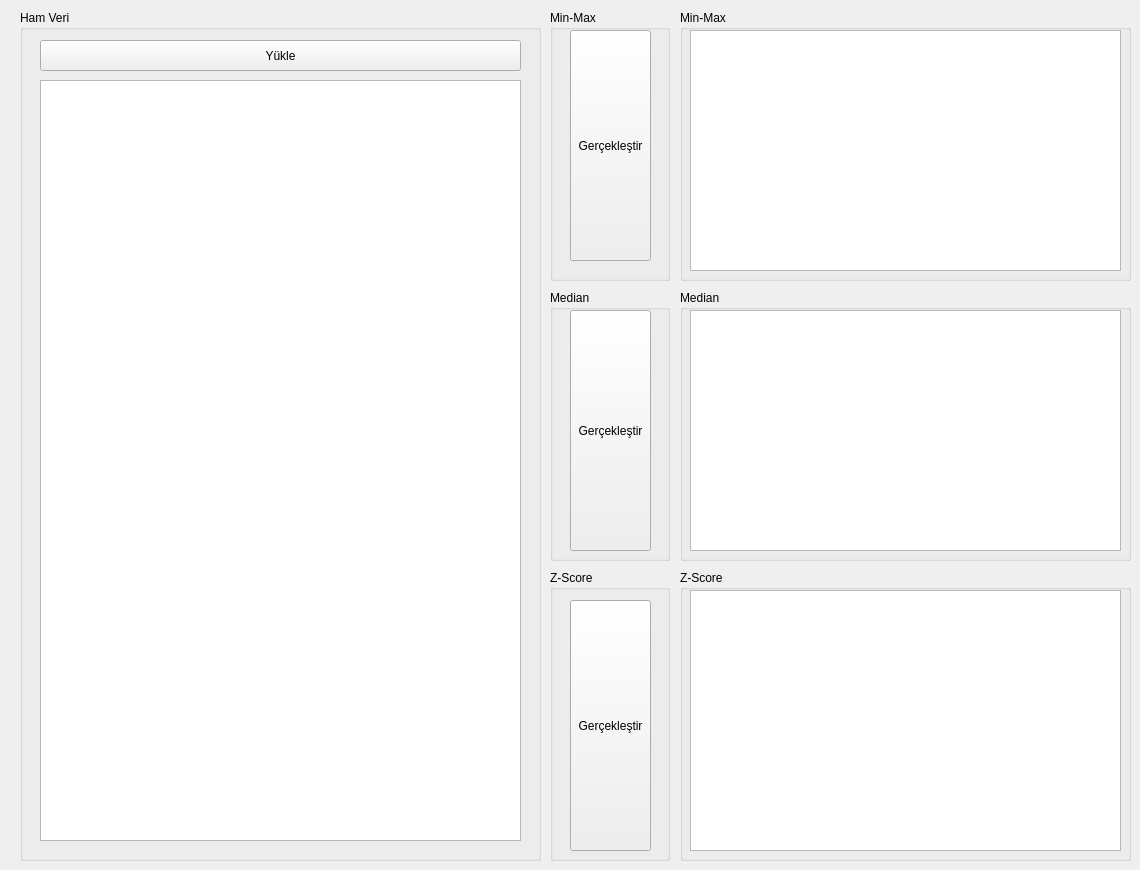
   <widget class="QWidget" name="tab_8">
    <attribute name="title">
     <string>NORMALİZASYON</string>
    </attribute>
    <widget class="QGroupBox" name="groupBox_22">
     <property name="geometry">
      <rect>
       <x>20</x>
       <y>10</y>
       <width>521</width>
       <height>851</height>
      </rect>
     </property>
     <property name="title">
      <string>Ham Veri</string>
     </property>
     <widget class="QTableWidget" name="twNormalizasyonVeriYukle">
      <property name="geometry">
       <rect>
        <x>20</x>
        <y>70</y>
        <width>481</width>
        <height>761</height>
       </rect>
      </property>
     </widget>
     <widget class="QPushButton" name="btnNormalizasyonVeriYukle">
      <property name="geometry">
       <rect>
        <x>20</x>
        <y>30</y>
        <width>481</width>
        <height>31</height>
       </rect>
      </property>
      <property name="text">
       <string>Yükle</string>
      </property>
     </widget>
    </widget>
    <widget class="QGroupBox" name="groupBox_23">
     <property name="geometry">
      <rect>
       <x>680</x>
       <y>570</y>
       <width>451</width>
       <height>291</height>
      </rect>
     </property>
     <property name="title">
      <string>Z-Score</string>
     </property>
     <widget class="QTableWidget" name="twNormalizasyonZScore">
      <property name="geometry">
       <rect>
        <x>10</x>
        <y>20</y>
        <width>431</width>
        <height>261</height>
       </rect>
      </property>
     </widget>
    </widget>
    <widget class="QGroupBox" name="groupBox_24">
     <property name="geometry">
      <rect>
       <x>680</x>
       <y>10</y>
       <width>451</width>
       <height>271</height>
      </rect>
     </property>
     <property name="title">
      <string>Min-Max</string>
     </property>
     <widget class="QTableWidget" name="twNormizasyonMinMax">
      <property name="geometry">
       <rect>
        <x>10</x>
        <y>20</y>
        <width>431</width>
        <height>241</height>
       </rect>
      </property>
     </widget>
    </widget>
    <widget class="QGroupBox" name="groupBox_25">
     <property name="geometry">
      <rect>
       <x>680</x>
       <y>290</y>
       <width>451</width>
       <height>271</height>
      </rect>
     </property>
     <property name="title">
      <string>Median</string>
     </property>
     <widget class="QTableWidget" name="twNormalizasyonMedian">
      <property name="geometry">
       <rect>
        <x>10</x>
        <y>20</y>
        <width>431</width>
        <height>241</height>
       </rect>
      </property>
     </widget>
    </widget>
    <widget class="QGroupBox" name="groupBox_26">
     <property name="geometry">
      <rect>
       <x>550</x>
       <y>10</y>
       <width>120</width>
       <height>271</height>
      </rect>
     </property>
     <property name="title">
      <string>Min-Max</string>
     </property>
     <widget class="QPushButton" name="btnNormizasyonMinMax">
      <property name="geometry">
       <rect>
        <x>20</x>
        <y>20</y>
        <width>81</width>
        <height>231</height>
       </rect>
      </property>
      <property name="text">
       <string>Gerçekleştir</string>
      </property>
     </widget>
    </widget>
    <widget class="QGroupBox" name="groupBox_27">
     <property name="geometry">
      <rect>
       <x>550</x>
       <y>290</y>
       <width>120</width>
       <height>271</height>
      </rect>
     </property>
     <property name="title">
      <string>Median</string>
     </property>
     <widget class="QPushButton" name="btnNormalizasyonMedian">
      <property name="geometry">
       <rect>
        <x>20</x>
        <y>20</y>
        <width>81</width>
        <height>241</height>
       </rect>
      </property>
      <property name="text">
       <string>Gerçekleştir</string>
      </property>
     </widget>
    </widget>
    <widget class="QGroupBox" name="groupBox_28">
     <property name="geometry">
      <rect>
       <x>550</x>
       <y>570</y>
       <width>120</width>
       <height>291</height>
      </rect>
     </property>
     <property name="title">
      <string>Z-Score</string>
     </property>
     <widget class="QPushButton" name="btnNormalizasyonZScore">
      <property name="geometry">
       <rect>
        <x>20</x>
        <y>30</y>
        <width>81</width>
        <height>251</height>
       </rect>
      </property>
      <property name="text">
       <string>Gerçekleştir</string>
      </property>
     </widget>
    </widget>
   </widget>
